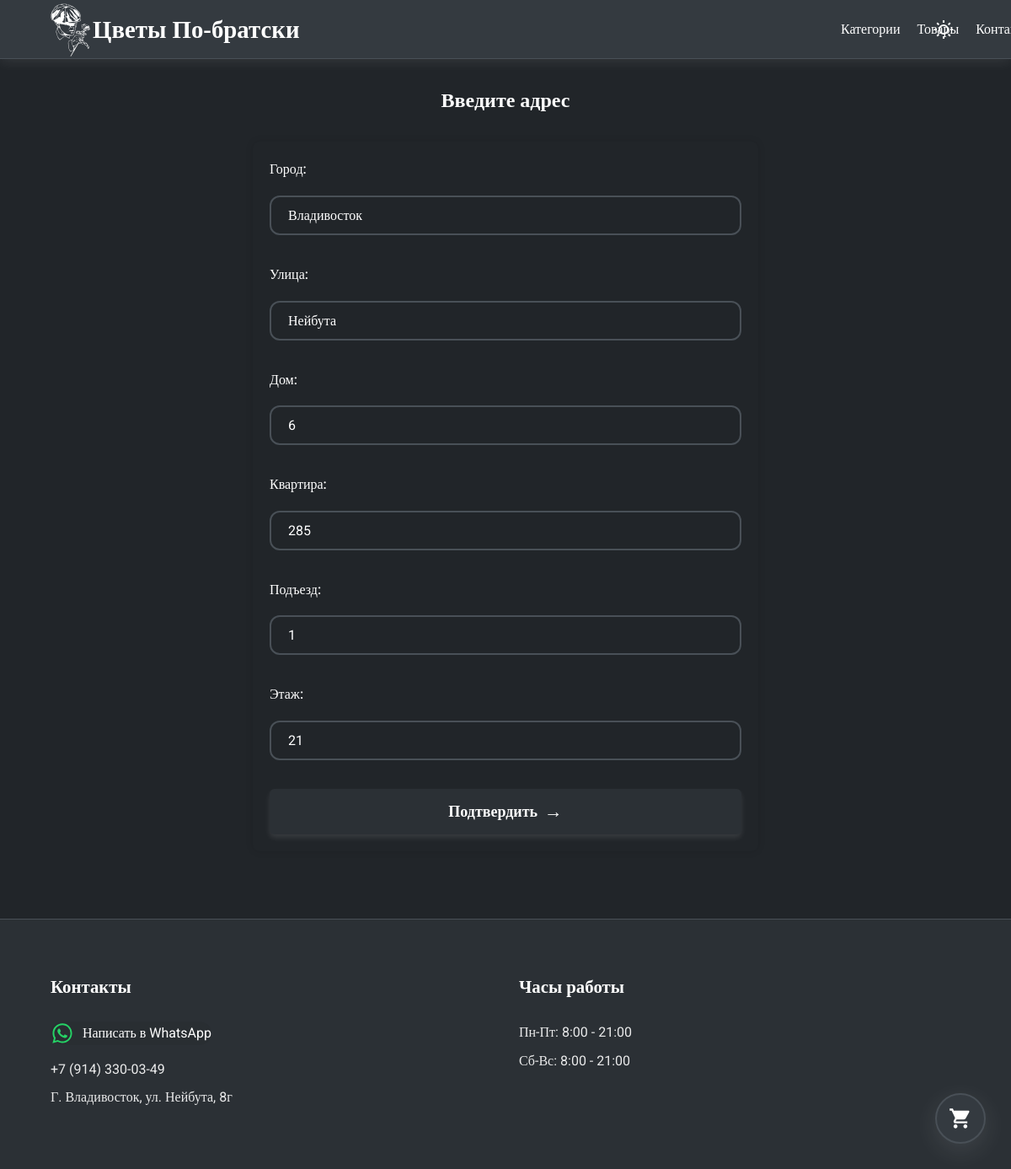
Screenshot of /profile/edit/ (signed in) with the database file from the repository.
### users/models.py (models this page shows, shortened)
class CustomUser(AbstractBaseUser, PermissionsMixin):
    phone_regex = RegexValidator(
        regex=r"^\+?1?\d{9,15}$",
        message="Номер телефона должен быть в формате: '+79991234567'",
    )
    phone_number = models.CharField(
        "Номер телефона", validators=[phone_regex], max_length=17, unique=True
    )
    email = models.EmailField("Email", unique=True)
    full_name = models.CharField("ФИО", max_length=150)
    is_staff = models.BooleanField(default=False)
    is_active = models.BooleanField(default=True)
    date_joined = models.DateTimeField("Дата регистрации", default=timezone.now)
    city = models.CharField(
        max_length=100, blank=True, verbose_name="Город", help_text="Город доставки"
    )
    street = models.CharField(
        max_length=100,
        blank=True,
        verbose_name="Улица",
        help_text="Название улицы без слова 'улица'",
    )
    house = models.CharField(
        max_length=20,
        blank=True,
        verbose_name="Дом",
        help_text="Формат: 14к2, 34/2, 12стр5",
    )
    entrance = models.PositiveIntegerField(
        null=True, blank=True, verbose_name="Подъезд"
    )
    floor = models.PositiveIntegerField(null=True, blank=True, verbose_name="Этаж")
    apartment = models.CharField(
        max_length=20,
        blank=True,
        verbose_name="Квартира",
        help_text="Номер квартиры или офиса",
    )
    objects = CustomUserManager()
    USERNAME_FIELD = "phone_number"
    REQUIRED_FIELDS = ["email", "full_name"]
    class Meta:
        verbose_name = "Пользователь"
        verbose_name_plural = "Пользователи"

### users/views.py (the view)
# urls.py: path("edit/", user_address, name="edit_address"),
@login_required
def user_address(request):
    profile = request.user
    if request.method == "POST":
        form = ProfileForm(request.POST, instance=profile)
        if form.is_valid():
            form.save()
            return redirect("users:profile")
    else:
        form = ProfileForm(instance=profile)
    return render(request, "users/address.html", {"form": form})

### users/forms.py
class ProfileForm(forms.ModelForm):
    class Meta:
        model = CustomUser
        fields = [
            "city",
            "street",
            "house",
            "apartment",
            "entrance",
            "floor",
        ]
        widgets = {
            "city": forms.TextInput(attrs={"class": "form-input"}),
            "street": forms.TextInput(attrs={"class": "form-input"}),
            "house": forms.TextInput(attrs={"class": "form-input"}),
            "apartment": forms.TextInput(attrs={"class": "form-input"}),
            "entrance": forms.TextInput(attrs={"class": "form-input"}),
            "floor": forms.TextInput(attrs={"class": "form-input"}),
        }

### cart/context_processors.py (called while the page is built)
def cart(request):
    return {"cart": request.session.get(settings.CART_SESSION_ID, {})}

### users/templates/users/address.html (shortened to what this page needs)
{% extends 'main/base.html' %}
{% load static %}
{% block content %}
  <h2 style="padding-top: 100px; padding-bottom: 30px; text-align: center;">Введите адрес</h2>
  <form action="" method="post" class="profile-form">
    {% for field in form %}
      <div class="form-group {% if field.errors %}has-error{% endif %}">
        {{ field.label_tag }}
        {{ field }}
      </div>
    {% endfor %}
    <button type="submit" class="btn-hover auth-btn">Подтвердить</button>
  </form>
{% endblock %}

### main/static/css/style.css (style rules this page uses)
* { margin: 0; padding: 0; box-sizing: border-box; font-family: "Roboto"; }
:root { --bg-color: #212529; --text-color: #ffffff; --header-bg: #343a40; --card-bg: #2b3035; --border-color: #495057; --shadow-color: rgba(255, 255, 255, 0.1); }
body { background: var(--bg-color); color: var(--text-color); line-height: 1.6; transition: all 0.5s ease; overflow-x: hidden; }
.btn-hover { transition: transform 0.3s ease; }
.form-input { padding: 12px 16px; border: 2px solid var(--border-color); border-radius: 8px; background: var(--bg-color); color: var(--text-color); font-size: 1rem; transition: all 0.3s ease; }
.auth-btn { width: 100%; padding: 16px; font-size: 1.1rem; margin-top: 1rem; }
.auth-btn { width: 100%; padding: 14px 24px; font-size: 1.1rem; font-weight: 600; background: linear-gradient(135deg, #959595, #444444); color: white !important; border: none; border-radius: 8px; cursor: pointer; transition: all 0.3s cubic-bezier(0.4, 0, 0.2, 1); box-shadow: 0 4px 6px var(--shadow-color); display: flex; align-items: center; justify-content: center; gap: 8px; position: relative; overflow: hidden; }
.auth-btn::after { content: "→"; font-size: 1.2em; transition: transform 0.3s ease; }
.form-group { margin-bottom: 1.5rem; }
.form-group input, .form-group textarea { width: 100%; padding: 12px 20px; border: 2px solid var(--border-color); border-radius: 12px; background: var(--bg-color); color: var(--text-color); }

### users/templates/users/address.html (style rules this page uses)
:root { --bg-color: #212529; --text-color: #ffffff; --header-bg: #343a40; --card-bg: #2b3035; --border-color: #495057; --shadow-color: rgba(255, 255, 255, 0.1); }
form { max-width: 600px; margin: 0 auto; padding: 20px; background: var(--bg-color); border-radius: 8px; box-shadow: 0 0 10px rgba(0, 0, 0, 0.1); }
.form-input { width: 100%; padding: 12px; margin: 10px 0; border: 2px solid var(--border-color); border-radius: 6px; font-size: 16px; transition: border-color 0.3s ease; }
label { display: block; margin-bottom: 8px; font-weight: 500; color: var(--text-color); }
button[type='submit'] { color: var(--text-color); width: 100%; padding: 14px; background: var(--card-bg); border: none; border-radius: 6px; font-size: 18px; cursor: pointer; transition: background 0.3s ease; }

### rows the page displays
CustomUser: form "Владивосток" "Нейбута" "6" "285" "1" "21"

### other values shown
{{ field.label_tag }} "Город:" "Улица:" "Дом:" "Квартира:" "Подъезд:" "Этаж:"
